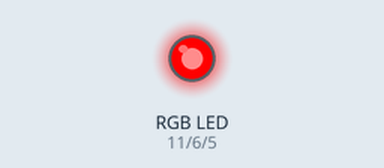
The sketch below on a simulated Arduino Uno, built with avr-gcc and run on an emulated ATmega328P. Parts: an RGB LED mixed from three pins (HIGH = lit).

Above: at 0.2 s.
At 0.7 s:
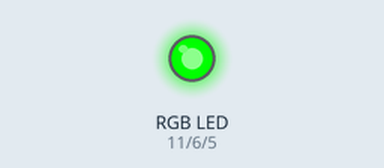
At 2.7 s:
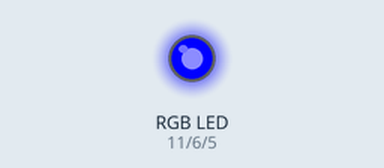
Timing chart, 0 to 3.5 s (numbered marks = the images above):
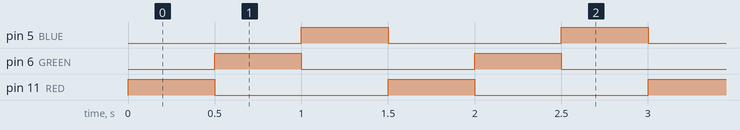

Measured:
- by itself, pin 5 (BLUE), pin 6 (GREEN), pin 11 (RED): alternates HIGH for 0.50 s and LOW for 1.0 s
- by itself, everything shown: repeats every 1.5 s, in 3 steps

The sketch:

1_rgb.ino
```cpp
// Program to control the RGB LED
// Ciruit Diagram: placed in same folder.

// configuration pin for Red, Green, and Blue
#define RED 11
#define GREEN 6
#define BLUE 5

void setup() {
  // set RED, GREEN, BLUE pins as output
  pinMode(RED, OUTPUT);
  pinMode(GREEN, OUTPUT);
  pinMode(BLUE, OUTPUT);
}

void loop() {
  // turn on the red
  analogWrite(BLUE, 0);
  analogWrite(RED, 255);
  delay(500);

  // turn on the green
  analogWrite(RED, 0);
  analogWrite(GREEN, 255);
  delay(500);

  // turn on the blue
  analogWrite(GREEN, 0);
  analogWrite(BLUE, 255);
  delay(500);
}
```
